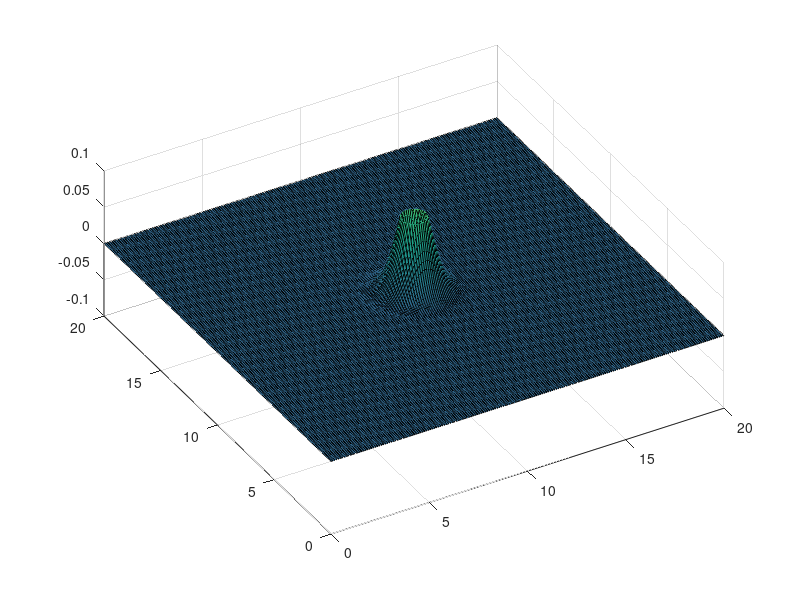

Source code (MATLAB): (Note: this script raises an error after producing the figure.)
%function CP2_Heun_iter(dx,dy,endx,endy,endt,h,courant)
% This function solves the nonlinear shallow water equations using Euler's method.  As set-up, it gives no output,
% although it creates an animation plot of the free surface.
% INPUT
%			dx - the grid size in the x-direction, in meters
%			dy - the grid size in the y-direction, in meters
%			endx - the total domain length in the x-direction, in meters
%			endy - the total domain length in the y-direction, in meters
%			endt - the total time to run the simulation, in seconds
%			h - the constant water depth, in meters
%			courant - the courant number, controls the time step
% As an example call, use:  >>CP2_Heun_iter(1,1,50,50,100,1,0.5)

clear all
ho=1.;
dx=0.1*ho;
dy=0.1*ho;
endx=20;
endy=20;
endt=20;
courant=0.25;

clf  % clear the current figure

x=[0:dx:endx]';  % create x column vector
y=[0:dy:endy]';  % create y column vector

dt=courant*dx/sqrt(9.81*ho);  % calculate time step
t=[0:dt:endt]';  % create t column vector

nx=length(x);  % total number of grid points in x
ny=length(y);  % total number of grid points in y
nt=length(t);  % total number of time steps

eta=zeros(nx,ny,2);  % initialize the eta, u, and v matrices (see CP#1 for explanation of this step)
P=zeros(nx,ny,2);
Q=zeros(nx,ny,2);
Us=zeros(nx,ny,2);
Vs=zeros(nx,ny,2);
h=zeros(nx,ny);
h(:,:)=ho;  % constant water depth
        
eta_NSW=zeros(nx,ny,2);  % initialize the eta, u, and v matrices (see CP#1 for explanation of this step)
P_NSW=zeros(nx,ny,2);
Q_NSW=zeros(nx,ny,2);

% Initial condition for eta, u and v are zero everywhere for the initial condition
amp=0.15;
for i=1:nx
    for j=1:ny
        loc=sqrt((x(i)-endx/2)^2+(y(j)-endy/2)^2);
        eta(i,j,1)=amp*exp(-1.0*loc^2);
    end
end

surf(x,y,eta(:,:,1)')  %surface plot of the initial free surface
caxis([-.1 .2]);  % set the color axis limits
axis([0 endx 0 endy -0.1 .1])  % axis limits of plot
view(-30,60)% rotate the surface so that we are looking from an angle, note that view(0,90) is the plan view
shading faceted  %  modify the surface shadings
pause(0.001)

eta_previous=eta(:,:,1);
eta_NSW=eta;

Epn0=zeros(nx,ny);
Epn1=zeros(nx,ny);
Epn2=zeros(nx,ny);

Fpn0=zeros(nx,ny);
Fpn1=zeros(nx,ny);
Fpn2=zeros(nx,ny);

Gpn0=zeros(nx,ny);
Gpn1=zeros(nx,ny);
Gpn2=zeros(nx,ny);

Fstar0=zeros(nx,ny);
Fstar1=zeros(nx,ny);
Fstar2=zeros(nx,ny);

Gstar0=zeros(nx,ny);
Gstar1=zeros(nx,ny);
Gstar2=zeros(nx,ny);

Epn0_NSW=zeros(nx,ny);
Epn1_NSW=zeros(nx,ny);
Epn2_NSW=zeros(nx,ny);

Fpn0_NSW=zeros(nx,ny);
Fpn1_NSW=zeros(nx,ny);
Fpn2_NSW=zeros(nx,ny);

Gpn0_NSW=zeros(nx,ny);
Gpn1_NSW=zeros(nx,ny);
Gpn2_NSW=zeros(nx,ny);

% Tri-diagonal coef's (note that these need to be updated for variable
% bathymetry)

B=1/15;
Ax= -1*(B+1/3)*h.^2/dx^2;
Bx=1+2*(B+1/3)*h.^2/dx^2;
Cx= -1*(B+1/3)*h.^2/dx^2;

% Correct for boundaries
Ax(1,:)=0;
Bx(1,:)=1;
Cx(1,:)=0;

Ax(nx,:)=0;
Bx(nx,:)=1;
Cx(nx,:)=0;

Ay= -1*(B+1/3)*h.^2/dy^2;
By=1+2*(B+1/3)*h.^2/dy^2;
Cy= -1*(B+1/3)*h.^2/dy^2;

% Correct for boundaries
Ay(:,1)=0;
By(:,1)=1;
Cy(:,1)=0;

Ay(:,ny)=0;
By(:,ny)=1;
Cy(:,ny)=0;


for n=1:nt-1  % start the time marching
    ['Time step ', num2str(n),' of ', num2str(nt)]  % plot some information to the command window
    
    % Predictor Step
    [Epn0,Fpn0,Gpn0,Fstar0,Gstar0] = BOUS_EFGcalc(nx,ny,h,eta(:,:,1),P(:,:,1),Q(:,:,1),dx,dy);
    
    [Epn0_NSW,Fpn0_NSW,Gpn0_NSW] = NLSW_EFGcalc(nx,ny,h,eta(:,:,1),P(:,:,1),Q(:,:,1),dx,dy);
    
    if n<3
        for i=1:nx
            for j=1:ny
                eta(i,j,2)=eta(i,j,1)+Epn0(i,j)*dt;
                Us(i,j,2)=Us(i,j,1)+Fpn0(i,j)*dt+Fstar0(i,j)-Fstar1(i,j);
                Vs(i,j,2)=Vs(i,j,1)+Gpn0(i,j)*dt+Gstar0(i,j)-Gstar1(i,j);
                
                eta_NSW(i,j,2)=eta(i,j,1)+Epn0_NSW(i,j)*dt;
                P_NSW(i,j,2)=P(i,j,1)+Fpn0_NSW(i,j)*dt;
                Q_NSW(i,j,2)=Q(i,j,1)+Gpn0_NSW(i,j)*dt;
                
            end
        end
    else
        for i=1:nx
            for j=1:ny
                eta(i,j,2)=eta(i,j,1)+dt/12*(23*Epn0(i,j)-16*Epn1(i,j)+5*Epn2(i,j));
                Us(i,j,2) =Us(i,j,1) +dt/12*(23*Fpn0(i,j)-16*Fpn1(i,j)+5*Fpn2(i,j))+Fstar0(i,j)-Fstar1(i,j);
                Vs(i,j,2) =Vs(i,j,1) +dt/12*(23*Gpn0(i,j)-16*Gpn1(i,j)+5*Gpn2(i,j))+Gstar0(i,j)-Gstar1(i,j);
                
                eta_NSW(i,j,2)=eta(i,j,1)+dt/12*(23*Epn0_NSW(i,j)-16*Epn1_NSW(i,j)+5*Epn2_NSW(i,j));
                P_NSW(i,j,2)=P(i,j,1)+dt/12*(23*Fpn0_NSW(i,j)-16*Fpn1_NSW(i,j)+5*Fpn2_NSW(i,j));
                Q_NSW(i,j,2)=Q(i,j,1)+dt/12*(23*Gpn0_NSW(i,j)-16*Gpn1_NSW(i,j)+5*Gpn2_NSW(i,j));
            end
        end
    end

    % Bous BC's
    % left wall
    eta(1,:,2)=eta(2,:,2);
    Us(1,:,2)=-Us(2,:,2);
    Vs(1,:,2)=Vs(2,:,2);
    
    %right wall
    eta(nx,:,2)=eta(nx-1,:,2);
    Us(nx,:,2)=-Us(nx-1,:,2);
    Vs(nx,:,2)=Vs(nx-1,:,2);
    
    %bottom wall
    eta(:,1,2)=eta(:,2,2);
    Us(:,1,2)=Us(:,2,2);
    Vs(:,1,2)=-Vs(:,2,2);
    
    %top wall
    eta(:,ny,2)=eta(:,ny-1,2);
    Us(:,ny,2)=Us(:,ny-1,2);
    Vs(:,ny,2)=-Vs(:,ny-1,2);

    % Tri-diag solver to get P from Us  
    for j=1:ny
        P(:,j,2)=tridiag(Bx(:,j),Ax(:,j),Cx(:,j), Us(:,j,2));
    end
    
    % Tri-diag solver to get Q from Vs
    for i=1:nx
        Q(i,:,2)=tridiag(By(i,:),Ay(i,:),Cy(i,:), Vs(i,:,2));
    end

    % NSW BC's
    % left wall
    eta_NSW(1,:,2)=eta_NSW(2,:,2);
    P_NSW(1,:,2)=-P_NSW(2,:,2);
    Q_NSW(1,:,2)=Q_NSW(2,:,2);
    
    %right wall
    eta_NSW(nx,:,2)=eta_NSW(nx-1,:,2);
    P_NSW(nx,:,2)=-P_NSW(nx-1,:,2);
    Q_NSW(nx,:,2)=Q_NSW(nx-1,:,2);
    
    %bottom wall
    eta_NSW(:,1,2)=eta_NSW(:,2,2);
    P_NSW(:,1,2)=P_NSW(:,2,2);
    Q_NSW(:,1,2)=-Q_NSW(:,2,2);
    
    %top wall
    eta_NSW(:,ny,2)=eta_NSW(:,ny-1,2);
    P_NSW(:,ny,2)=P_NSW(:,ny-1,2);
    Q_NSW(:,ny,2)=-Q_NSW(:,ny-1,2);
    

    % This code is for corrector - for a semi-implicit method
%     e_a=1;  % initialize error to some large value to start while loop
%     e_tol=1e-6;  % error tolerance
%     count=0;
%     Ec=Ep;
%     while e_a>e_tol
%         
%         count=count+1;
%         eta_old=eta(:,:,2);  % place values from last iteration into temp variable
%         u_old=u(:,:,2);      % we need to do this so we can calculate the error, ea
%         v_old=v(:,:,2);
%         
%         
%         % Corrector Step
%         eta_previous=eta(:,:,1);
%         [Ec,Fc,Gc] = EFGcalc(nx,ny,h,eta(:,:,2),u(:,:,2),v(:,:,2),dx,dy);
%         
%         
%         for i=1:nx
%             for j=1:ny
%                 eta(i,j,2)=eta(i,j,1)+0.5*(Ep(i,j)+Ec(i,j))*dt;
%                 u(i,j,2)=u(i,j,1)+0.5*(Fp(i,j)+Fc(i,j))*dt;
%                 
%             end
%         end
%         % enforce bc's
%         eta(1,:,2)=eta(2,:,2);
%         u(1,:,2)=-u(2,:,2);
%         eta(nx,:,2)=eta(nx-1,:,2);
%         u(nx,:,2)=-u(nx-1,:,2);
%         
%         e_a=sum(abs((sum(abs(eta_old))-sum(abs(eta(:,:,2))))/sum(abs(eta(:,:,2))))); % error calc
%         
%         if count>20
%             e_a=0;
%         end
%         
%     end
    
    % Plot the newly calculate surface
    clf
    subplot(4,1,1:3)
    surf(x,y,eta(:,:,2)')
    % caxis([-.1 .1]);
    xlabel('x (m)')
    ylabel('y (m)')
    %axis equal
    axis([0 endx 0 endy -amp/2 1.2*amp])
    view(-30,60)
    shading faceted
    
    subplot(4,1,4)
    plot(x(2:nx-1),P(2:nx-1,round(ny/2),2)'-P_NSW(2:nx-1,round(ny/2),2)')
    % caxis([-.1 .1]);
   % axis([0 endx -amp/2 1.2*amp])
    grid on
    pause(.001)
    
    % Shift all data one time level back.  This is a trick that allows use to use much smaller matrix
    % sizes for these variables.  We are calculating these values at all x,y and t points, so, the "total"
    % calculated domains are nx by ny by nt.  However, since we only need two time levels to perform
    % the Eulers method, we only keep two time levels in memory.  Memory savings here are great.  For example, if
    % we to calculate 5000 time steps on grid with nx=100 and ny=100, we save 1.2 GB (gigabytes) of memory space
    % by only keeping two levels in memory.
    eta(:,:,1)=eta(:,:,2);
    P(:,:,1)=P(:,:,2);
    Q(:,:,1)=Q(:,:,2);
    Us(:,:,1)=Us(:,:,2);
    Vs(:,:,1)=Vs(:,:,2);
    
    Epn2=Epn1;
    Epn1=Epn0;
    Fpn2=Fpn1;
    Fpn1=Fpn0;
    Gpn2=Gpn1;
    Gpn1=Gpn0;
    Fstar2=Fstar1;
    Fstar1=Fstar0;
    Gstar2=Gstar1;
    Gstar1=Gstar0;
    
    eta_NSW(:,:,1)=eta_NSW(:,:,2);
    P_NSW(:,:,1)=P_NSW(:,:,2);
    Q_NSW(:,:,1)=Q_NSW(:,:,2);
    Epn2_NSW=Epn1_NSW;
    Epn1_NSW=Epn0_NSW;
    Fpn2_NSW=Fpn1_NSW;
    Fpn1_NSW=Fpn0_NSW;
    Gpn2_NSW=Gpn1_NSW;
    Gpn1_NSW=Gpn0_NSW;
    
    % Check for instability
    max_eta=max(max(eta(:,:,2)));
    instability_threshold=0.15;
    if max_eta> instability_threshold
        error(['ERROR: SIMULATION GONE WILD @ t=', num2str(t(n))])
    end
    
end







            
            
            
            
            
            
            
            
            
            
            
            
            
            
            

